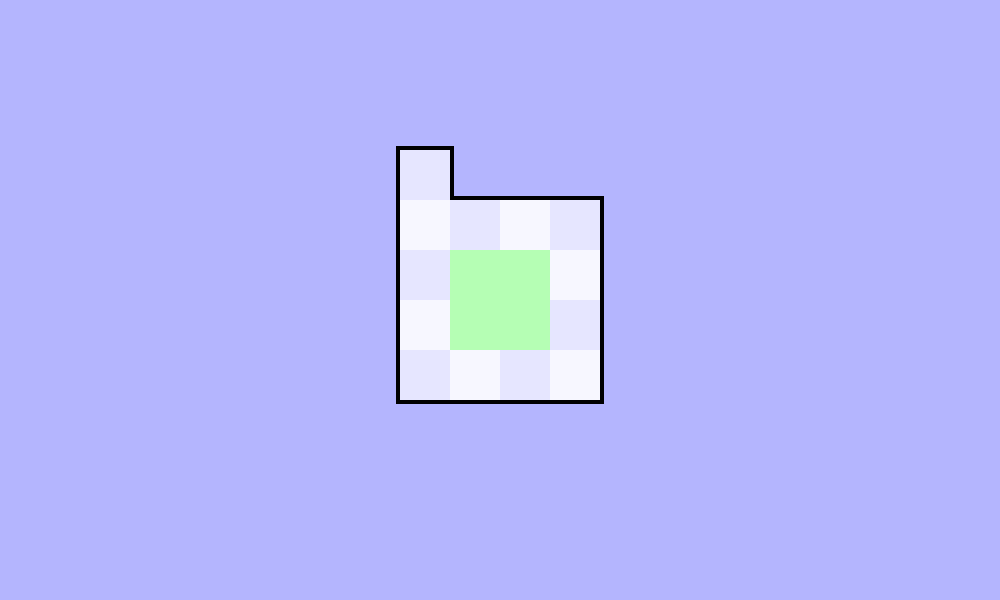

Below is a game level as drawn by its tile map, then a one-line description and the .tmx that defines it (tile-layer data replaced by summaries):
An orthogonal 20x12 tile map with 50x50 px tiles, 4 tile layers (empty, goal, walls, checkpoint).

<map version="1.4" tiledversion="1.4.3" orientation="orthogonal" renderorder="right-down" width="20" height="12" tilewidth="50" tileheight="50" infinite="0" nextlayerid="5" nextobjectid="1">
 <tileset firstgid="1" source="mymap.tsx" />
 <layer id="1" name="empty" width="20" height="12">
  <data>[240 cells, 214 non-empty, 3 distinct tile ids]</data>
 </layer>
 <layer id="2" name="goal" width="20" height="12">
  <data>[240 cells, 4 non-empty, 1 distinct tile ids]</data>
 </layer>
 <layer id="3" name="walls" width="20" height="12">
  <data>[240 cells, 22 non-empty, 3 distinct tile ids]</data>
 </layer>
 <layer id="4" name="checkpoint" width="20" height="12">
  <data>[240 cells, 0 non-empty, 0 distinct tile ids]</data>
 </layer>
</map>
